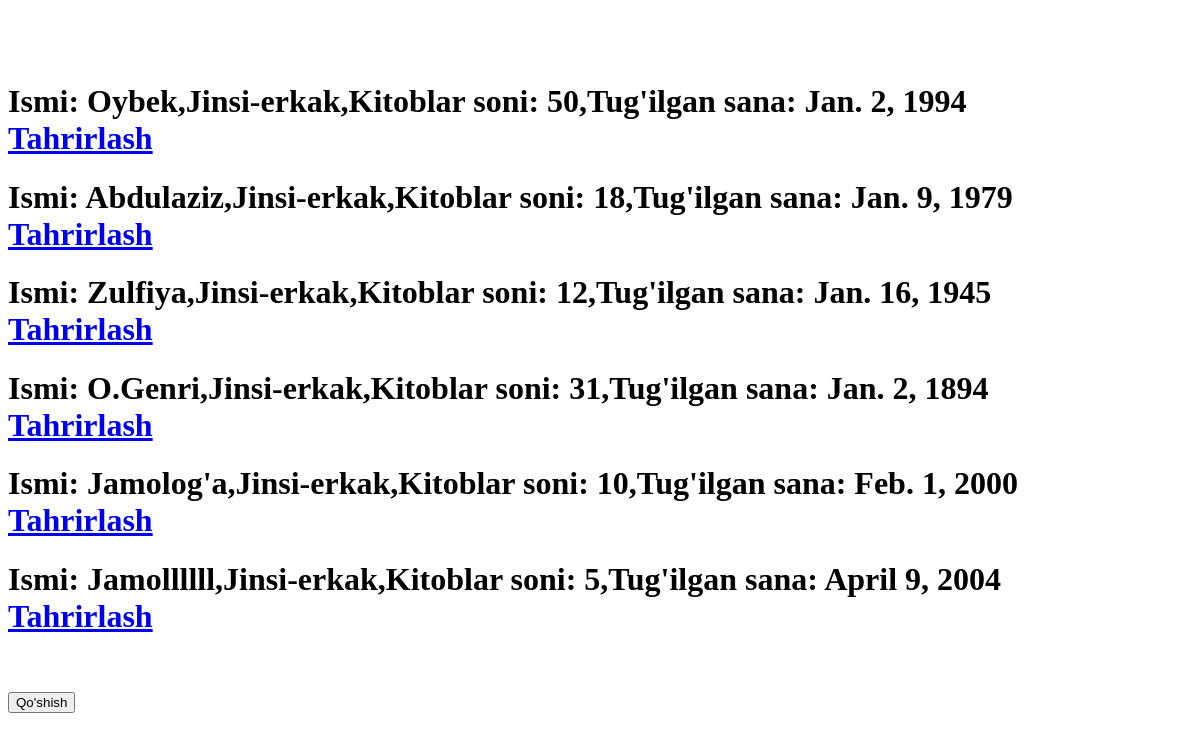
The app's page /erkakMuallif/, older data.
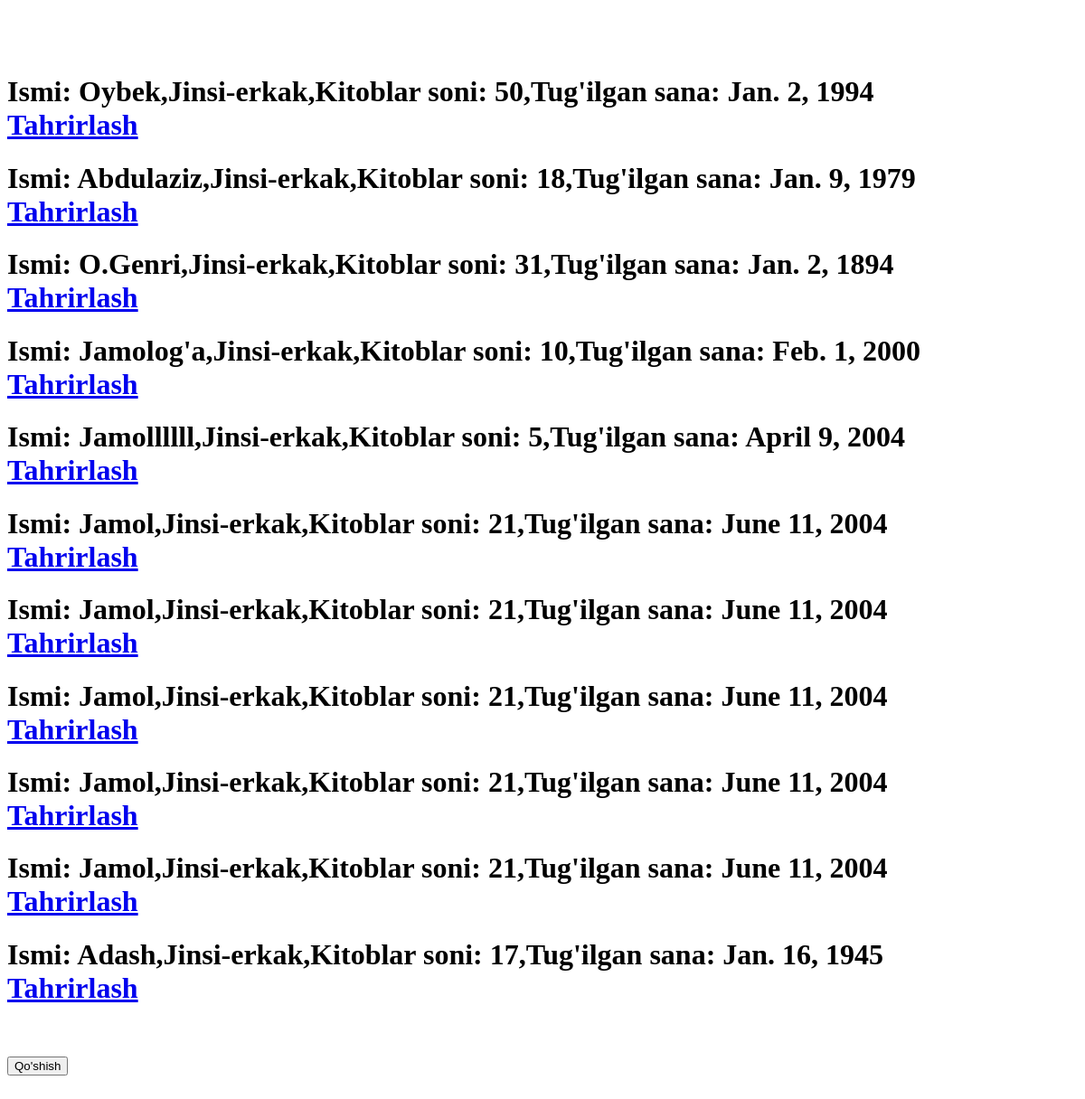
The same page, newer data.
### asosiy/models.py (models this page shows, shortened)
class Muallif(models.Model):
    ism = models.CharField(max_length=30)
    jins = models.CharField(max_length=30, choices=[("ayol", "ayol"), ("erkak", "erkak")])
    tugilgan_sana = models.DateField(blank=True, null=True)
    kitoblar_soni = models.IntegerField()
    tirik = models.CharField(max_length=20, choices=[("tirik", "tirik"), ("o'lgan", "o'lgan")])

### asosiy/views.py (the view)
# urls.py: path('erkakMuallif/', erkakMuallif),
def erkakMuallif(requst):
    data = {
        "Muallif": Muallif.objects.filter(jins="erkak")
    }
    return render(requst, 'muallif.html', data)

### templates/muallif.html (shortened to what this page needs)
<!DOCTYPE html>
<html lang="en">
<head>
</head>
<body>
<br>
<br>
<br>
        {% for muallif in Muallif %}
            <h1>Ismi: {{ muallif.ism }},Jinsi-{{muallif.jins}},Kitoblar soni: {{muallif.kitoblar_soni}},Tug'ilgan sana: {{muallif.tugilgan_sana}}<br><a href="/muallif/{{muallif.id}}/tahrirlash/">Tahrirlash</a></h1>
        {% endfor %}
<br>
<br>
        <form method="post">{% csrf_token %}
            <button type="submit">Qo'shish</button>
        </form>
<br>
</body>
</html>

Row changes from the older to the newer data that the page shows:
no longer on this page (row edited): Muallif: ism "Zulfiya", jins "erkak", kitoblar_soni "12", tugilgan_sana "Jan. 16, 1945"
added Muallif: ism "Jamol", jins "erkak", kitoblar_soni "21", tugilgan_sana "June 11, 2004"
added Muallif: ism "Jamol", jins "erkak", kitoblar_soni "21", tugilgan_sana "June 11, 2004"
added Muallif: ism "Jamol", jins "erkak", kitoblar_soni "21", tugilgan_sana "June 11, 2004"
added Muallif: ism "Jamol", jins "erkak", kitoblar_soni "21", tugilgan_sana "June 11, 2004"
added Muallif: ism "Jamol", jins "erkak", kitoblar_soni "21", tugilgan_sana "June 11, 2004"
added Muallif: ism "Adash", jins "erkak", kitoblar_soni "17", tugilgan_sana "Jan. 16, 1945"
